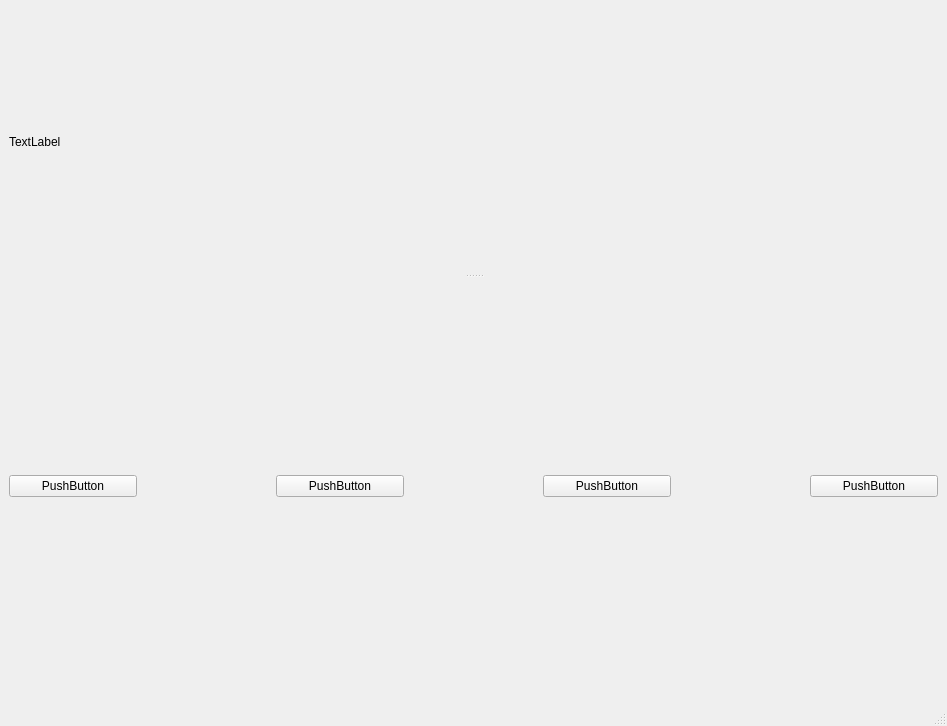
<?xml version="1.0" encoding="UTF-8"?>
<ui version="4.0">
 <class>MainWindow</class>
 <widget class="QMainWindow" name="MainWindow">
  <property name="geometry">
   <rect>
    <x>0</x>
    <y>0</y>
    <width>947</width>
    <height>726</height>
   </rect>
  </property>
  <property name="windowTitle">
   <string>MainWindow</string>
  </property>
  <widget class="QWidget" name="centralwidget">
   <layout class="QGridLayout" name="gridLayout_2">
    <item row="1" column="0">
     <widget class="QSplitter" name="splitter">
      <property name="orientation">
       <enum>Qt::Vertical</enum>
      </property>
      <widget class="QLabel" name="label">
       <property name="text">
        <string>TextLabel</string>
       </property>
      </widget>
      <widget class="QWidget" name="">
       <layout class="QGridLayout" name="gridLayout">
        <item row="0" column="4">
         <widget class="QPushButton" name="pushButton_3">
          <property name="text">
           <string>PushButton</string>
          </property>
         </widget>
        </item>
        <item row="0" column="2">
         <widget class="QPushButton" name="pushButton_2">
          <property name="text">
           <string>PushButton</string>
          </property>
         </widget>
        </item>
        <item row="0" column="6">
         <widget class="QPushButton" name="pushButton_4">
          <property name="text">
           <string>PushButton</string>
          </property>
         </widget>
        </item>
        <item row="0" column="0">
         <widget class="QPushButton" name="pushButton">
          <property name="text">
           <string>PushButton</string>
          </property>
         </widget>
        </item>
        <item row="0" column="1">
         <widget class="QLabel" name="label_2">
          <property name="text">
           <string/>
          </property>
         </widget>
        </item>
        <item row="0" column="5">
         <widget class="QLabel" name="label_4">
          <property name="text">
           <string/>
          </property>
         </widget>
        </item>
        <item row="0" column="3">
         <widget class="QLabel" name="label_3">
          <property name="text">
           <string/>
          </property>
         </widget>
        </item>
       </layout>
      </widget>
     </widget>
    </item>
   </layout>
  </widget>
  <widget class="QMenuBar" name="menubar">
   <property name="geometry">
    <rect>
     <x>0</x>
     <y>0</y>
     <width>947</width>
     <height>21</height>
    </rect>
   </property>
  </widget>
  <widget class="QStatusBar" name="statusbar"/>
 </widget>
 <resources/>
 <connections/>
</ui>
